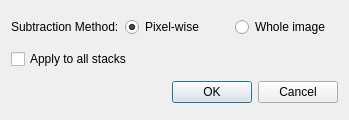
<?xml version="1.0" encoding="UTF-8"?>
<ui version="4.0">
 <class>NegDelayBgSubDialog</class>
 <widget class="QDialog" name="NegDelayBgSubDialog">
  <property name="geometry">
   <rect>
    <x>0</x>
    <y>0</y>
    <width>349</width>
    <height>120</height>
   </rect>
  </property>
  <property name="windowTitle">
   <string>Negetive Delays</string>
  </property>
  <layout class="QVBoxLayout" name="verticalLayout">
   <item>
    <layout class="QHBoxLayout" name="horizontalLayout">
     <item>
      <widget class="QLabel" name="label">
       <property name="text">
        <string>Subtraction Method:</string>
       </property>
      </widget>
     </item>
     <item>
      <widget class="QRadioButton" name="radioButton">
       <property name="text">
        <string>Pixel-wise</string>
       </property>
       <property name="checked">
        <bool>true</bool>
       </property>
      </widget>
     </item>
     <item>
      <widget class="QRadioButton" name="radioButton_2">
       <property name="text">
        <string>Whole image</string>
       </property>
      </widget>
     </item>
    </layout>
   </item>
   <item>
    <widget class="QCheckBox" name="checkBox">
     <property name="text">
      <string>Apply to all stacks</string>
     </property>
    </widget>
   </item>
   <item>
    <widget class="QDialogButtonBox" name="buttonBox">
     <property name="orientation">
      <enum>Qt::Orientation::Horizontal</enum>
     </property>
     <property name="standardButtons">
      <set>QDialogButtonBox::StandardButton::Cancel|QDialogButtonBox::StandardButton::Ok</set>
     </property>
    </widget>
   </item>
  </layout>
 </widget>
 <resources/>
 <connections>
  <connection>
   <sender>buttonBox</sender>
   <signal>accepted()</signal>
   <receiver>NegDelayBgSubDialog</receiver>
   <slot>accept()</slot>
   <hints>
    <hint type="sourcelabel">
     <x>248</x>
     <y>254</y>
    </hint>
    <hint type="destinationlabel">
     <x>157</x>
     <y>274</y>
    </hint>
   </hints>
  </connection>
  <connection>
   <sender>buttonBox</sender>
   <signal>rejected()</signal>
   <receiver>NegDelayBgSubDialog</receiver>
   <slot>reject()</slot>
   <hints>
    <hint type="sourcelabel">
     <x>316</x>
     <y>260</y>
    </hint>
    <hint type="destinationlabel">
     <x>286</x>
     <y>274</y>
    </hint>
   </hints>
  </connection>
 </connections>
</ui>
